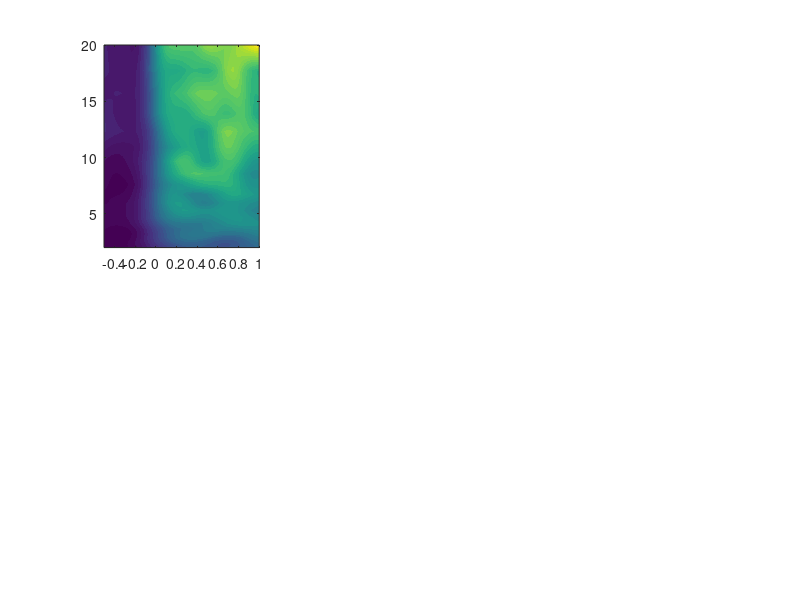

Recreate this plot in MATLAB. (Note: this script raises an error after producing the figure.)
clear all;

% sampling rate
srate = 200;

% Define frequencies
freqs = 1 : 0.2 : 30;

% Number of trials
n_epochs = 200;

% time vector
time_vec = -0.8 : (1 / srate) : 1.8;

% Create simulated data (all amplitude 1)
d = zeros(length(freqs), length(time_vec), n_epochs / 2);
for e = 1 : n_epochs / 2
    for f = 1 : length(freqs)
        phase_offset = -pi + rand(1) * (pi - (-pi));
        d(f, :, e) = sin(2 * pi * freqs(f) * time_vec + phase_offset);
    end
end

% Copy data for two conditions
d = cat(3, d, d);

% Create tf-datasets with baseline differences
idx_1 = 1 : n_epochs / 2;
idx_2 = (n_epochs / 2) + 1 : n_epochs;
tf_data = d;
tf_data(:, time_vec < 0, idx_1) = tf_data(:, time_vec < 0, idx_1) .* 0.5;
tf_data(:, time_vec < 0, idx_2) = tf_data(:, time_vec < 0, idx_2) .* 1.5;

% Sum frequencies
tf_data = squeeze(sum(tf_data, 1));

% Set complex Morlet wavelet parameters
n_frq = 20;
frqrange = [2, 20];
tfres_range = [600, 300];

% Set wavelet time
wtime = -2 : 1 / srate : 2;

% Create wavelet frequencies and tapering Gaussian widths in temporal domain
tf_freqs = logspace(log10(frqrange(1)), log10(frqrange(2)), n_frq);
fwhmTs = logspace(log10(tfres_range(1)), log10(tfres_range(2)), n_frq);

% Init matrices for wavelets
cmw = zeros(length(tf_freqs), length(wtime));
cmwX = zeros(length(tf_freqs), length(wtime));

% Create the wavelets
for frq = 1 : length(tf_freqs)

    % Create wavelet with tapering gaussian corresponding to desired width in temporal domain
    cmw(frq, :) = exp(2 * 1i * pi * tf_freqs(frq) .* wtime) .* exp((-4 * log(2) * wtime.^2) ./ (fwhmTs(frq) / 1000)^2);

    % Normalize wavelet
    cmw(frq, :) = cmw(frq, :) ./ max(cmw(frq, :));

end

% Define time window of analysis
prune_times = [-0.5, 1]; 
tf_times = time_vec(dsearchn(time_vec', prune_times(1)) : dsearchn(time_vec', prune_times(2)));

% Init tf matrix
powcube = NaN(length(tf_freqs), length(time_vec), n_epochs);

% convolution length
convlen = length(time_vec) * n_epochs + size(cmw, 2) - 1;

% cmw to freq domain and scale
cmwX = zeros(length(tf_freqs), convlen);
for f = 1 : length(tf_freqs)
    cmwX(f, :) = fft(cmw(f, :), convlen);
    cmwX(f, :) = cmwX(f, :) ./ max(cmwX(f, :));
end

% Get TF-power
tmp = fft(reshape(tf_data, 1, []), convlen);
for f = 1 : length(tf_freqs)
    as = ifft(cmwX(f, :) .* tmp); 
    as = as(((size(cmw, 2) - 1) / 2) + 1 : end - ((size(cmw, 2) - 1) / 2));
    as = reshape(as, length(time_vec), n_epochs);
    powcube(f, :, :) = abs(as) .^ 2;   
end
   
% Cut edges
powcube = powcube(:, dsearchn(time_vec', prune_times(1)) : dsearchn(time_vec', prune_times(2)), :);

% Get condition general baseline values
ersp_bl = [-0.5, -0.2];
tmp = squeeze(mean(powcube, 3));
[~, blidx1] = min(abs(tf_times - ersp_bl(1)));
[~, blidx2] = min(abs(tf_times - ersp_bl(2)));
blvals = squeeze(mean(tmp(:, blidx1 : blidx2), 2));

% Calculate ersp
raw_1 = squeeze(mean(powcube(:, :, idx_1), 3));
raw_2 = squeeze(mean(powcube(:, :, idx_2), 3));
ersp_1 = 10 * log10(bsxfun(@rdivide, squeeze(mean(powcube(:, :, idx_1), 3)), blvals));
ersp_2 = 10 * log10(bsxfun(@rdivide, squeeze(mean(powcube(:, :, idx_2), 3)), blvals));

% Plot ersp
figure()

subplot(2, 3, 1)
contourf(tf_times, tf_freqs, raw_1, 40, 'linecolor','none')
clim([-6, 6])
colorbar()
title('power - condition 1')

subplot(2, 3, 2)
contourf(tf_times, tf_freqs, raw_2, 40, 'linecolor','none')
clim([-6, 6])
colorbar()
title('power - condition 2')

subplot(2, 3, 3)
contourf(tf_times, tf_freqs, raw_1 - raw_2, 40, 'linecolor','none')
clim([-6, 6])
colorbar()
title('power - condition difference')

subplot(2, 3, 4)
contourf(tf_times, tf_freqs, ersp_1, 40, 'linecolor','none')
clim([-6, 6])
colorbar()
title('normalized - condition 1')

subplot(2, 3, 5)
contourf(tf_times, tf_freqs, ersp_2, 40, 'linecolor','none')
clim([-6, 6])
colorbar()
title('normalized - condition 2')

subplot(2, 3, 6)
contourf(tf_times, tf_freqs, ersp_1 - ersp_2, 40, 'linecolor','none')
clim([-6, 6])
colorbar()
title('normalized - condition difference')

colormap('parula')